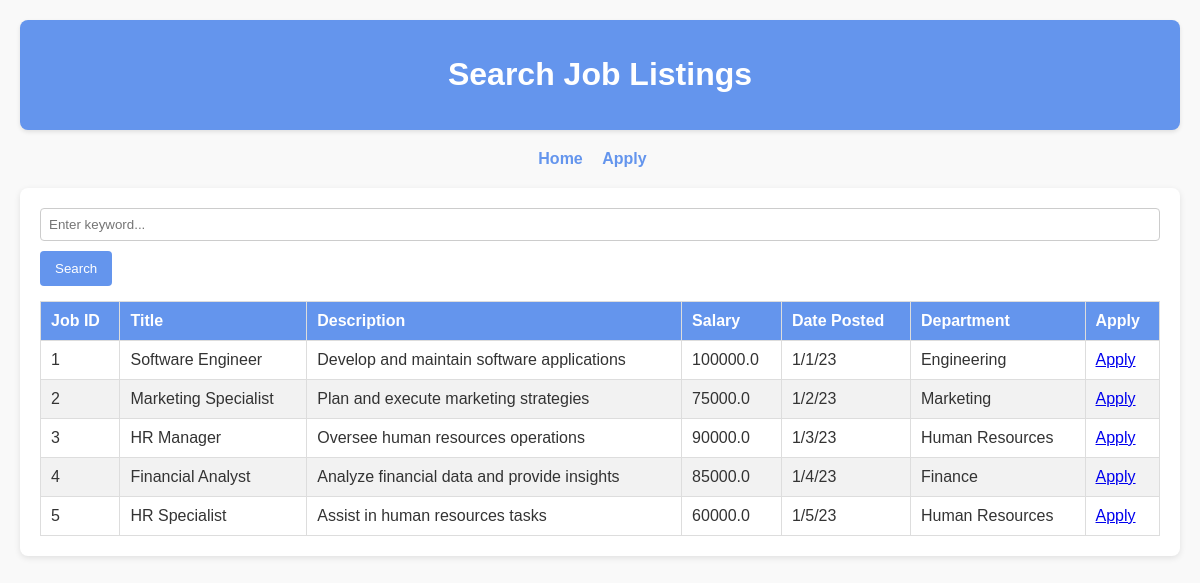
/jobs/search, run on the app's committed database.
### tables this page shows
CREATE TABLE "JOB" (
	"JOB_ID"	INTEGER,
	"JOB_TITLE"	TEXT NOT NULL,
	"JOB_DESCRIPTION"	TEXT,
	"JOB_SALARY"	REAL,
	"JOB_DATEPOSTED"	TEXT,
	"DEPT_ID"	INTEGER,
	PRIMARY KEY("JOB_ID" AUTOINCREMENT),
	FOREIGN KEY("DEPT_ID") REFERENCES "DEPARTMENT"("DEPT_ID")
);

CREATE TABLE "DEPARTMENT" (
	"DEPT_ID"	INTEGER,
	"DEPT_NAME"	TEXT NOT NULL,
	"DEPT_LOCATION"	TEXT,
	PRIMARY KEY("DEPT_ID" AUTOINCREMENT)
);

### hr.py (the view)
@app.route("/jobs/search", methods=["GET"])
def searchJobListings():
    keyword = request.args.get("keyword", "")
    con = getDBConnection()
    cursor = con.cursor()
    cursor.execute("""
                    SELECT JOB_ID, JOB_TITLE, JOB_DESCRIPTION, JOB_SALARY, JOB_DATEPOSTED, DEPT_NAME FROM JOB
                    JOIN DEPARTMENT ON JOB.DEPT_ID = DEPARTMENT.DEPT_ID
                    WHERE JOB_TITLE LIKE ? OR JOB_DESCRIPTION LIKE ?""", ('%' + keyword + '%', '%' + keyword + '%'))
    rows = cursor.fetchall()
    con.close()
    jobs = []
    for row in rows:
        jobs.append(row)
    print("testing")
    print(jobs)
    return render_template("search.html", jobs=jobs)

### hr.py (called while the page is built)
def getDBConnection():
    con = sqlite3.connect("EmploymentManagement.db")
    return con

### templates/search.html (shortened to what this page needs)
<!DOCTYPE html>
<html>
<head>
    <link rel="stylesheet" href="/static/styles.css">
</head>
<body>
    <header>
        <h1>Search Job Listings</h1>
    </header>
    <nav>
        <a href="/">Home</a>
        <a href="/apply">Apply</a>
    </nav>
    <main>
        <form id="searchForm" action="/jobs/search" method="get">
            <input type="text" id="keyword" name="keyword" placeholder="Enter keyword...">
            <button type="submit">Search</button>
        </form>
        <table id="jobsTable">
            <thead>
                <tr>
                    <th>Job ID</th>
                    <th>Title</th>
                    <th>Description</th>
                    <th>Salary</th>
                    <th>Date Posted</th>
                    <th>Department</th>
                    <th>Apply</th>
                </tr>
            </thead>
            <tbody>
                {% for job in jobs %}
                    <tr>
                        <td>{{ job[0] }}</td>
                        <td>{{ job[1] }}</td>
                        <td>{{ job[2] }}</td>
                        <td>{{ job[3] }}</td>
                        <td>{{ job[4] }}</td>
                        <td>{{ job[5] }}</td>
                        <td><a href="{{ url_for('apply_page') }}?job_id={{ job[0] }}">Apply</a></td>
                    </tr>
                {% endfor %}
            </tbody>
        </table>
    </main>
</body>
</html>

### static/styles.css (style rules this page uses)
body { font-family: Arial, sans-serif; margin: 20px; background-color: #f9f9f9; color: #333; }
header { margin-bottom: 20px; text-align: center; background-color: cornflowerblue; color: white; padding: 15px; border-radius: 8px; box-shadow: 0 2px 4px rgba(0,0,0,0.1); }
nav { margin-bottom: 20px; text-align: center; }
nav a { margin-right: 15px; text-decoration: none; color: cornflowerblue; font-weight: bold; transition: color 0.2s; }
main { background-color: white; padding: 20px; border-radius: 8px; box-shadow: 0 2px 6px rgba(0,0,0,0.1); }
table { width: 100%; border-collapse: collapse; margin-top: 15px; }
th, td { padding: 10px; border: 1px solid #ddd; text-align: left; }
th { background-color: cornflowerblue; color: white; }
tr:nth-child(even) { background-color: #f2f2f2; }
form input, form select, form textarea { width: 100%; padding: 8px; margin-bottom: 10px; border: 1px solid #ccc; border-radius: 4px; box-sizing: border-box; }
form button { background-color: cornflowerblue; color: white; padding: 10px 15px; border: none; border-radius: 4px; cursor: pointer; transition: background-color 0.2s; }

### data on the page
JOB: JOB_ID "1", JOB_TITLE "Software Engineer", JOB_DESCRIPTION "Develop and maintain software applications", JOB_SALARY "100000.0", JOB_DATEPOSTED "1/1/23", DEPT_NAME "Engineering"
JOB: JOB_ID "2", JOB_TITLE "Marketing Specialist", JOB_DESCRIPTION "Plan and execute marketing strategies", JOB_SALARY "75000.0", JOB_DATEPOSTED "1/2/23", DEPT_NAME "Marketing"
JOB: JOB_ID "3", JOB_TITLE "HR Manager", JOB_DESCRIPTION "Oversee human resources operations", JOB_SALARY "90000.0", JOB_DATEPOSTED "1/3/23", DEPT_NAME "Human Resources"
JOB: JOB_ID "4", JOB_TITLE "Financial Analyst", JOB_DESCRIPTION "Analyze financial data and provide insights", JOB_SALARY "85000.0", JOB_DATEPOSTED "1/4/23", DEPT_NAME "Finance"
JOB: JOB_ID "5", JOB_TITLE "HR Specialist", JOB_DESCRIPTION "Assist in human resources tasks", JOB_SALARY "60000.0", JOB_DATEPOSTED "1/5/23", DEPT_NAME "Human Resources"
